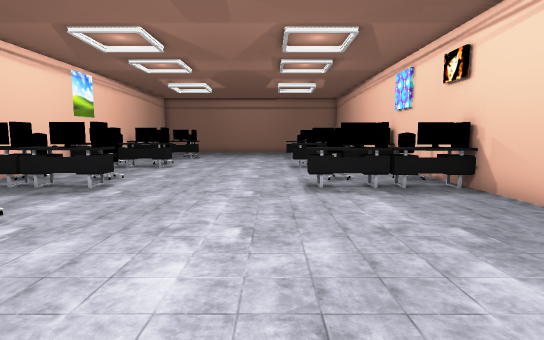
View 1 (above)

18 first-person views from a walk through a 3-D level made in the Unity game engine. The camera is 1.4 m above the floor, tilts 6° down and sees 80° across. Doors are open. The floor is counted in squares, 1 m on a side. Each view is taken from the middle of a square. On the plan, view 1 faces up. The plan holds only what a view shows up to about 15 squares ahead; the rest is blank. The place goes on beyond the plan. The player character is not drawn. Some animated figures are left out. Some surface patterns are stand-ins.

View 2
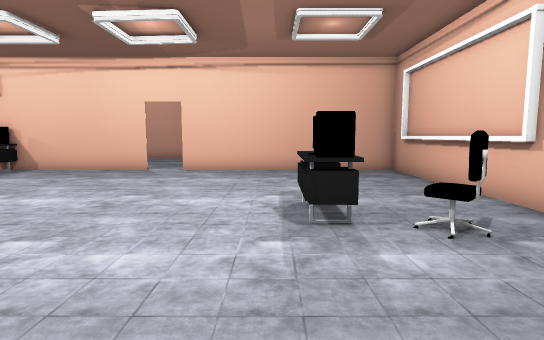

View 3
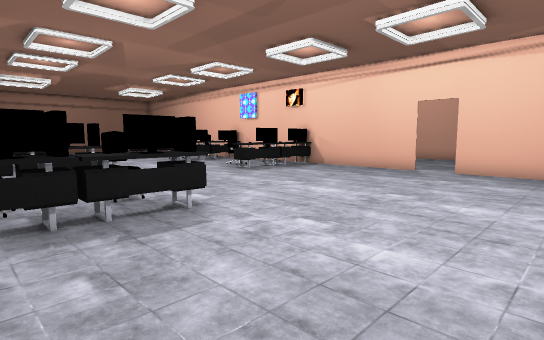

View 4
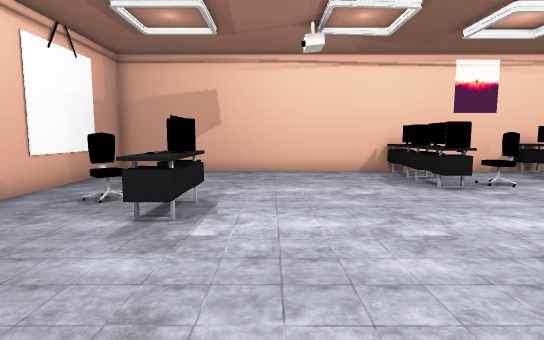

View 5
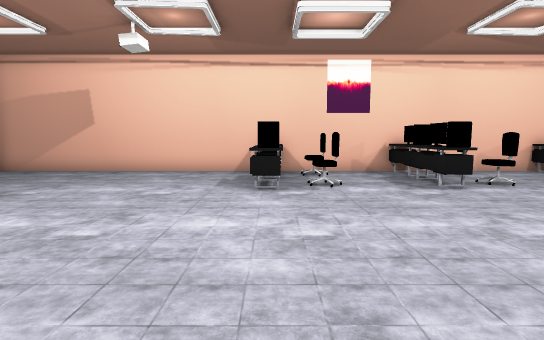

View 6
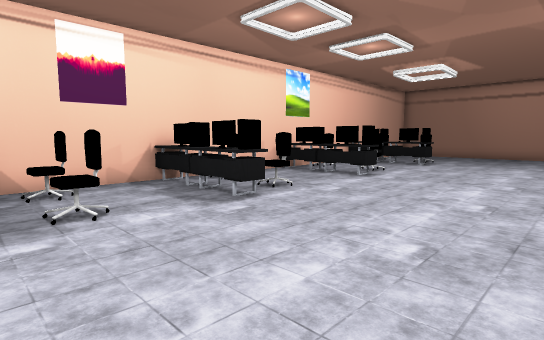

View 7
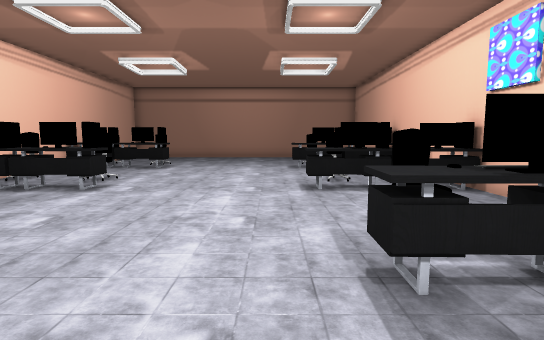

View 8
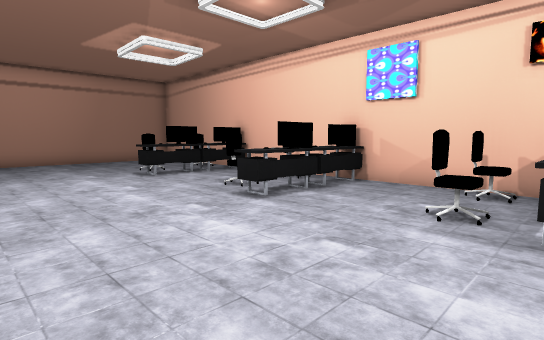

View 9
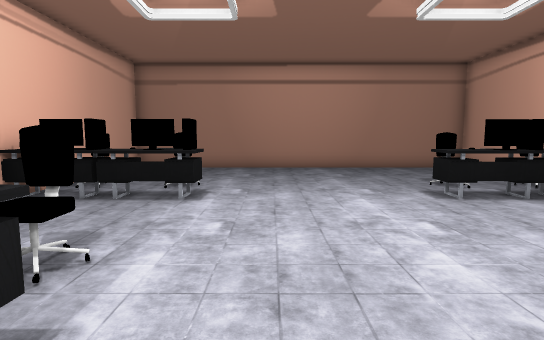

View 10
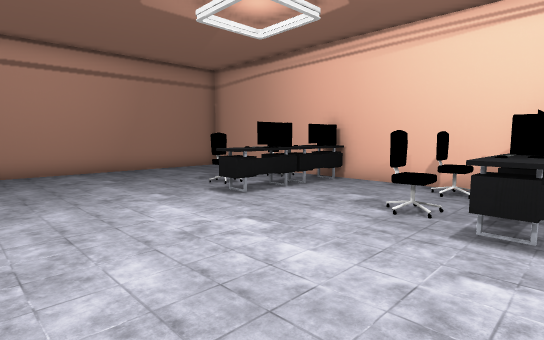

View 11
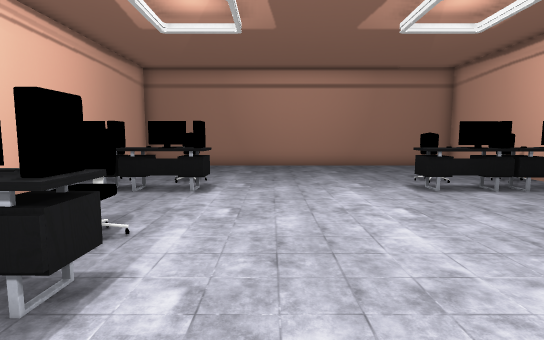

View 12
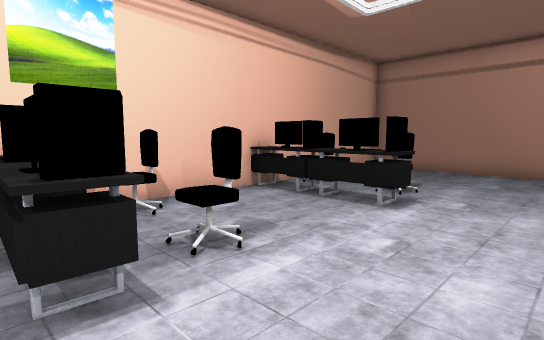

View 13
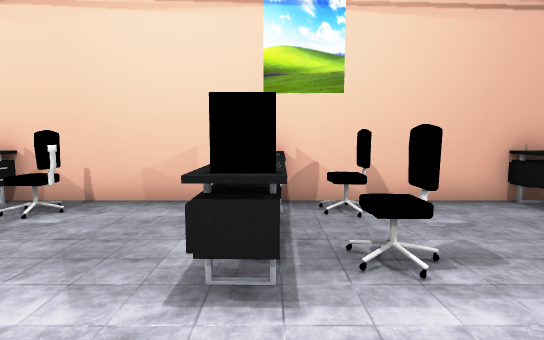

View 14
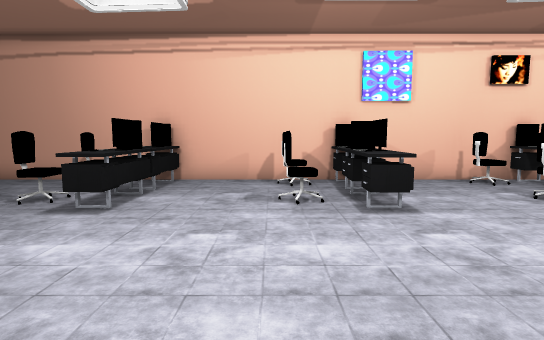

View 15
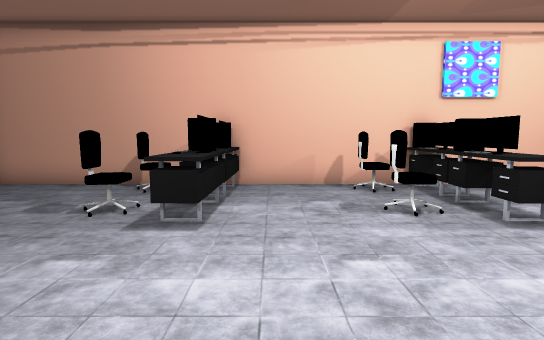

View 16
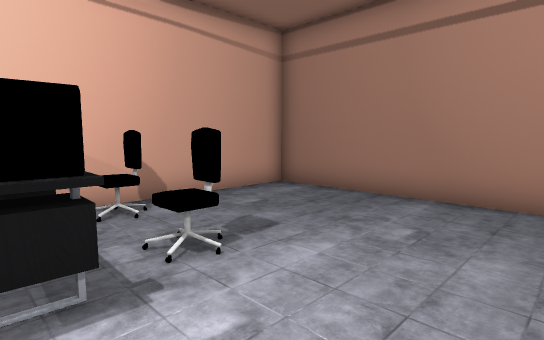

View 17
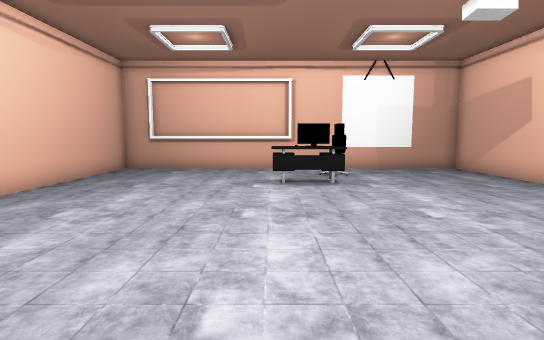

View 18
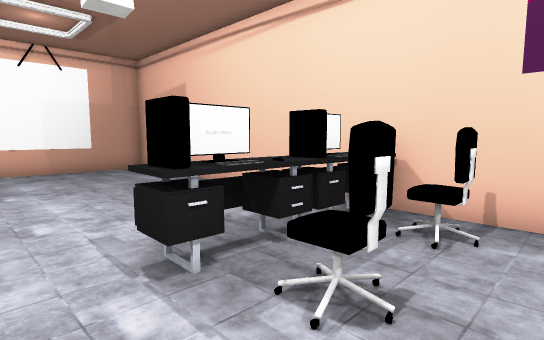

### Floor plan
Points are (right, up) in squares from view 1. A wall is a line through its corners. A room is listed if a view was taken in it or the views show most of it. See-through windows are left out.
Room 1 (views 1, 2, 3, 4, 5, 6, 7, 8, 9, 10, 11, 12, 13, 14, 15, 16, 17, 18)
walls: (5.4, 3.1) (5.4, 27.3) (-9, 27.4) (-9, -7) (5.4, -7) (5.4, 1.8); (-1.9, -6.8) (4.2, -6.8)
objects: monitor (-8, 4); chair (-8, 5) to (-7, 6); other object (-8, 9); chair (-8, 10) to (-8, 11); other object (-8, 14) to (-7, 14); other object (-8, 15); chair (-8, 16) to (-8, 17); other object (-8, 20); chair (-8, 22); other object (-7, 4); other object (-7, 9); other object (-7, 15); other object (-7, 20) to (-7, 21); keyboard (-6, 4); chair (-6, 10) to (-5, 11); other object (-6, 14) to (-5, 14); other object (-6, 15); chair (-6, 16) to (-5, 17); other object (-6, 20); other object (-6, 21); chair (-6, 22) to (-5, 22); other object (-5, 4); chair (-5, 5) to (-5, 6); other object (-5, 9); other object (-5, 15); other object (-5, 20) to (-5, 21); chair (-4, -5) to (-3, -4); other object (-4, 4); other object (-3, -3); other object (-2, -3); other object (-1, -3); other object (1, 9); other object (1, 14) to (2, 15); other object (1, 20) to (1, 21); other object (2, 9); chair (2, 10) to (2, 11); other object (2, 15); chair (2, 16) to (2, 17); other object (2, 20); other object (2, 21); chair (2, 22); other object (3, 14) to (5, 14); other object (3, 15); other object (3, 20) to (3, 21); other object (4, 9); chair (4, 11) to (5, 11); other object (4, 15); chair (4, 16) to (5, 17); other object (4, 20); other object (4, 22) to (5, 22); other object (5, 15); other object (5, 20); other object (5, 21)

Positions as (right, up) in squares from view 1, and headings:
1: (0, 0), facing up
2: (-8, -2), facing right
3: (-8, -2), facing up-right
4: (4, -1), facing left
5: (4, 4), facing left
6: (1, 4), facing up-left
7: (0, 6), facing up
8: (-4, 9), facing up-right
9: (-3, 13), facing up
10: (-4, 14), facing up-right
11: (-3, 12), facing up
12: (-2, 14), facing up-left
13: (-2, 15), facing left
14: (-5, 17), facing right
15: (-4, 19), facing right
16: (-2, 20), facing up-left
17: (-1, 7), facing down
18: (-3, 7), facing down-left
